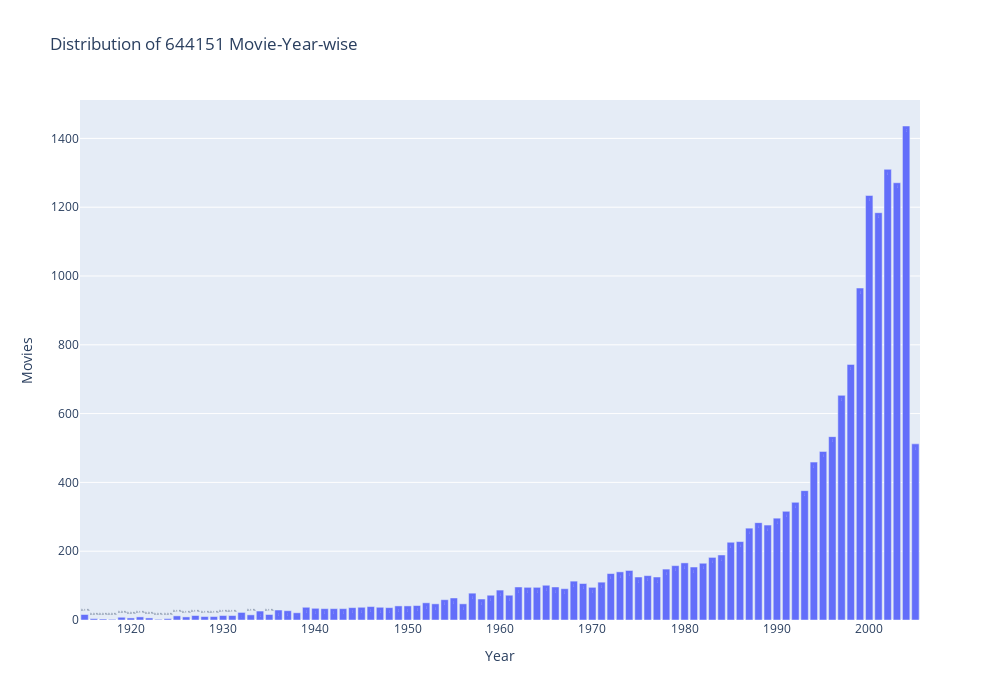

The notebook cell saved with this chart:
### Code cell
data = df_title['Year'].value_counts()
trace = go.Bar(x = data.index,y = data.values,text = ['{:.1f} %'.format(val) for val in (data.values / df_title.shape[0] * 100)],textposition = 'auto')
layout = dict(title = 'Distribution of {} Movie-Year-wise'.format(df.shape[0]), xaxis = dict(title = 'Year'), yaxis = dict(title = 'Movies'),width=1000,height=700)
fig = go.Figure(data=[trace], layout=layout)
iplot(fig)

### Figure 1 — Plotly figure (JSON) as saved in the notebook; plotly's stock layout.template omitted (floating-point values rounded to 4 significant figures)
{"data": [{"text": ["8.1 %", "7.4 %", "7.2 %", "6.9 %", "6.7 %", "5.4 %", "4.2 %", "3.7 %", "3.0 %", "2.9 %", "2.8 %", "2.6 %", "2.1 %", "1.9 %", "1.8 %", "1.7 %", "1.6 %", "1.6 %", "1.5 %", "1.3 %", "1.3 %", "1.1 %", "1.0 %", "0.9 %", "0.9 %", "0.9 %", "0.9 %", "0.8 %", "0.8 %", "0.8 %", "0.8 %", "0.7 %", "0.7 %", "0.7 %", "0.6 %", "0.6 %", "0.6 %", "0.6 %", "0.5 %", "0.5 %", "0.5 %", "0.5 %", "0.5 %", "0.5 %", "0.5 %", "0.4 %", "0.4 %", "0.4 %", "0.4 %", "0.3 %", "0.3 %", "0.3 %", "0.3 %", "0.3 %", "0.2 %", "0.2 %", "0.2 %", "0.2 %", "0.2 %", "0.2 %", "0.2 %", "0.2 %", "0.2 %", "0.2 %", "0.2 %", "0.2 %", "0.2 %", "0.2 %", "0.2 %", "0.1 %", "0.1 %", "0.1 %", "0.1 %", "0.1 %", "0.1 %", "0.1 %", "0.1 %", "0.1 %", "0.1 %", "0.1 %", "0.1 %", "0.1 %", "0.1 %", "0.0 %", "0.0 %", "0.0 %", "0.0 %", "0.0 %", "0.0 %", "0.0 %", "0.0 %"], "textposition": "auto", "type": "bar", "x": [2004, 2002, 2003, 2000, 2001, 1999, 1998, 1997, 1996, 2005, 1995, 1994, 1993, 1992, 1991, 1990, 1988, 1989, 1987, 1986, 1985, 1984, 1983, 1980, 1982, 1979, 1981, 1978, 1974, 1973, 1972, 1976, 1977, 1975, 1968, 1971, 1969, 1965, 1962, 1966, 1970, 1964, 1963, 1967, 1960, 1957, 1959, 1961, 1955, 1958, 1954, 1952, 1956, 1953, 1951, 1950, 1949, 1946, 1947, 1939, 1945, 1948, 1944, 1940, 1943, 1942, 1941, 1936, 1937, 1934, 1932, 1938, 1935, 1915, 1933, 1931, 1930, 1927, 1925, 1929, 1928, 1921, 1926, 1919, 1922, 1920, 1916, 1924, 1917, 1918, 1923], "y": [1436, 1310, 1271, 1234, 1184, 965, 743, 653, 533, 512, 490, 459, 376, 342, 316, 296, 283, 276, 267, 228, 226, 189, 182, 166, 165, 158, 154, 148, 144, 140, 135, 129, 125, 125, 113, 110, 106, 101, 96, 96, 95, 95, 95, 91, 87, 78, 72, 72, 64, 61, 59, 50, 47, 47, 42, 41, 41, 39, 37, 37, 37, 36, 36, 34, 33, 33, 33, 29, 27, 26, 22, 21, 16, 16, 15, 13, 13, 13, 12, 10, 10, 9, 9, 8, 6, 6, 4, 4, 3, 2, 2]}], "layout": {"height": 700, "title": {"text": "Distribution of 644151 Movie-Year-wise"}, "width": 1000, "xaxis": {"title": {"text": "Year"}}, "yaxis": {"title": {"text": "Movies"}}}}
